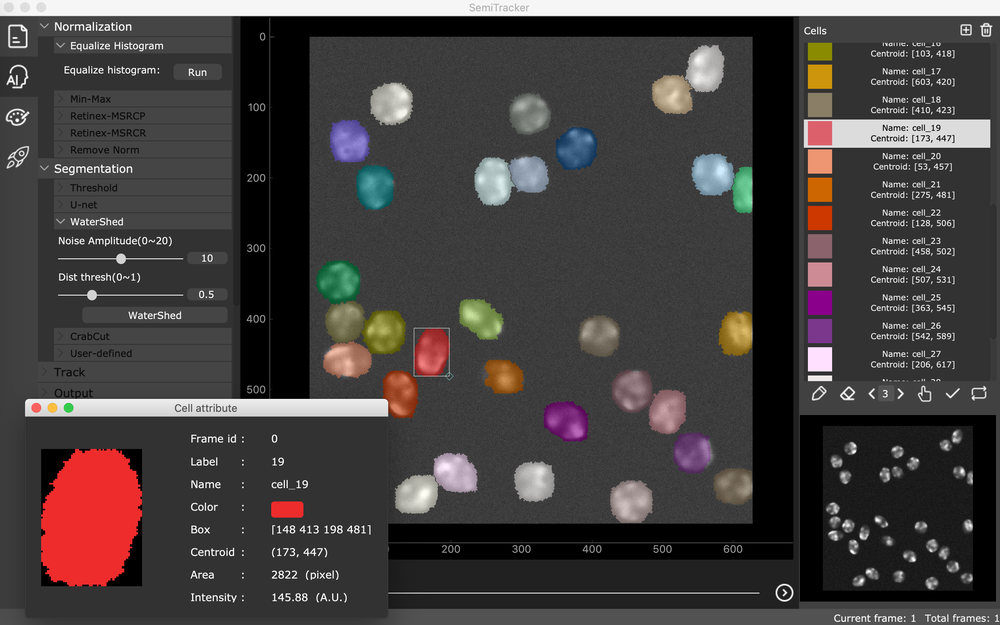
#> input picture imgs/interface.png, 1000 x 625 px, shrunk from 2478 x 1548 before the run
$ python -i equalize_hist.py   (imports and definitions only)
#> lines starting #> are read from the running program, lines starting #| are printed output that depends on the picture
# -*- coding: UTF-8 -*-

from __future__ import absolute_import

import cv2
import numpy as np


class EqualizeHist:
    def __init__(self):
        pass

    def __call__(self, img):
        img = cv2.cvtColor(img, cv2.COLOR_RGB2YUV)
        # equalize the histogram of the Y channel
        img[:, :, 0] = cv2.equalizeHist(img[:, :, 0])
        # convert the YUV image back to RGB format
        img = cv2.cvtColor(img, cv2.COLOR_YUV2RGB)
        return img


# Contrast limited adaptive histogram equalization
class CLAHE:
    def __init__(self, clip_limit=2.0, grid_width=8, grid_height=8):
        self.clahe = cv2.createCLAHE(clipLimit=clip_limit,
                                     tileGridSize=(int(grid_height), int(grid_width)))

    def __call__(self, img):
        # Converting image to LAB Color model
        img = cv2.cvtColor(img, cv2.COLOR_RGB2LAB)
#> img: shape (625, 1000, 3); mean of channels 0, 1, 2 69.7, 129.9, 129.5
        # Splitting the LAB image to different channels
        l, a, b = cv2.split(img)
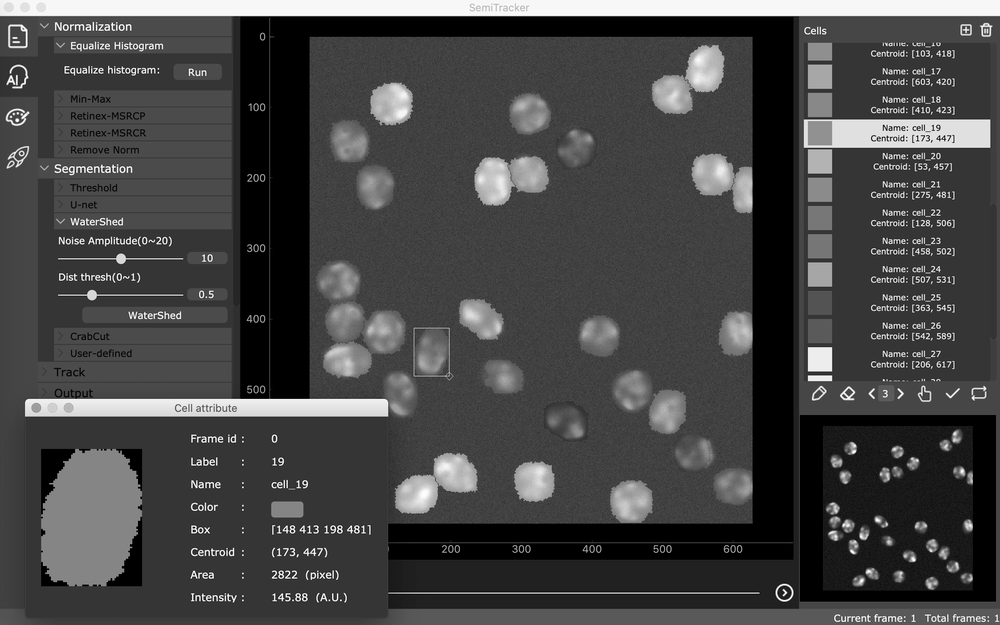
#> l: shape (625, 1000); min 0, max 255, mean 69.7
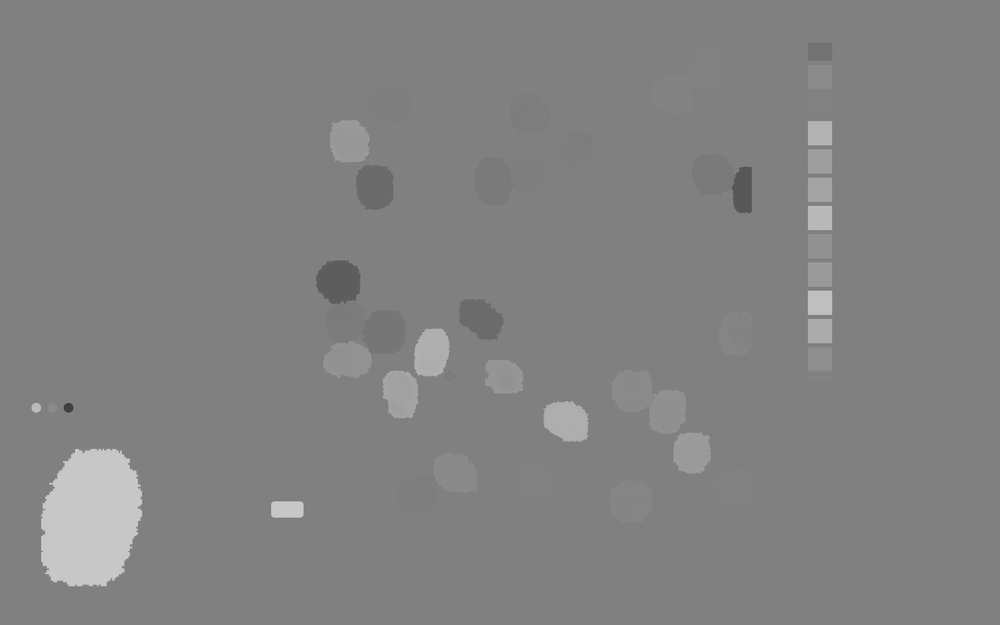
#> a: shape (625, 1000); min 60, max 203, mean 129.9
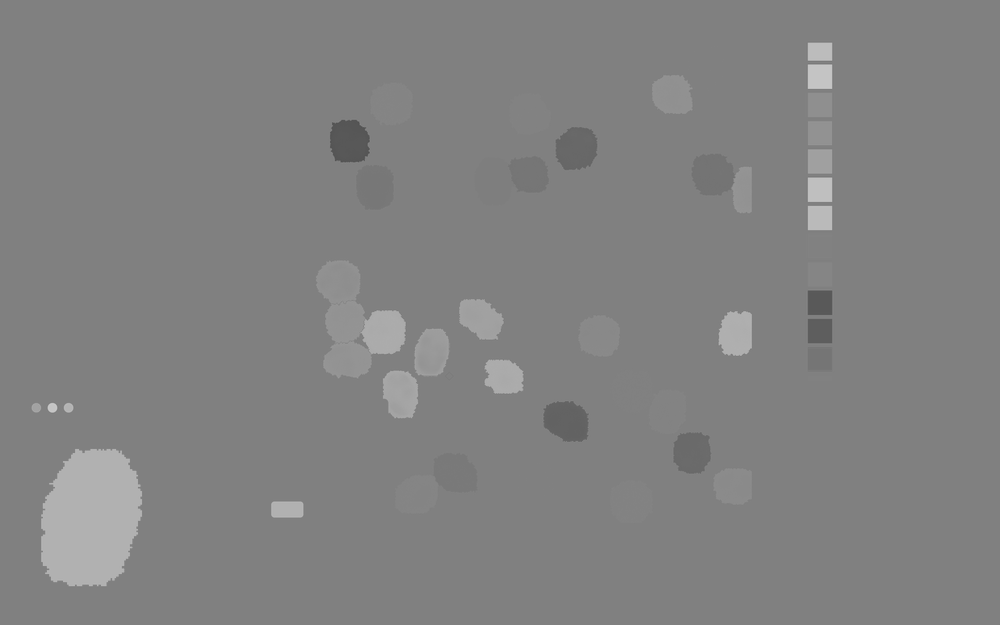
#> b: shape (625, 1000); min 80, max 202, mean 129.5
        # Applying CLAHE to L-channel
        cl = self.clahe.apply(l)
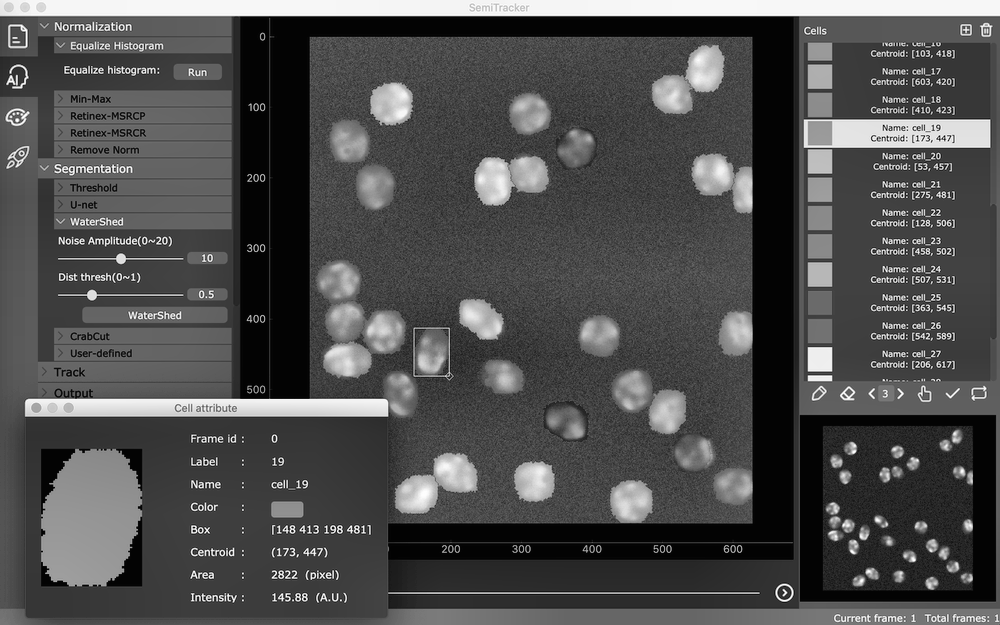
#> cl: shape (625, 1000); min 1, max 255, mean 78
        limg = cv2.merge((cl, a, b))
#> limg: shape (625, 1000, 3); mean of channels 0, 1, 2 78, 129.9, 129.5
        # Converting image from LAB Color model to RGB model
        img = cv2.cvtColor(limg, cv2.COLOR_LAB2RGB)
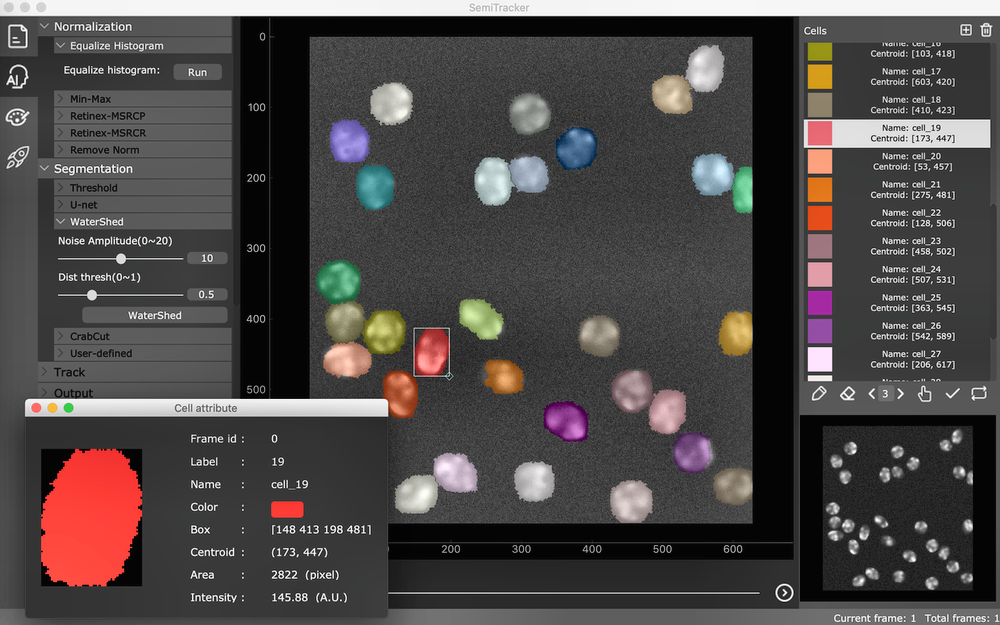
#> img: shape (625, 1000, 3); mean R, G, B 76.9, 72, 71.2
        return img

>>> import cv2
>>> picture = cv2.cvtColor(cv2.imread('../../imgs/interface.png'), cv2.COLOR_BGR2RGB)
>>> result = CLAHE()(picture)
